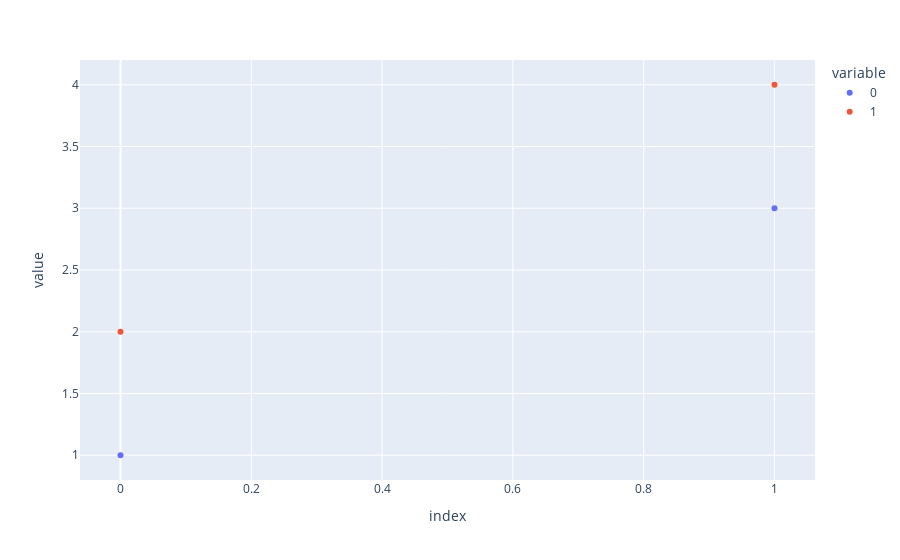

The cell this chart's notebook holds for it:
### Code cell
import plotly.express as px

px.scatter(pd.DataFrame([[1, 2], [3, 4]]))

### Figure 1 — Plotly figure (JSON) as saved in the notebook; plotly's stock layout.template omitted (floating-point values rounded to 4 significant figures)
{"data": [{"hovertemplate": "variable=0<br>index=%{x}<br>value=%{y}<extra></extra>", "legendgroup": "0", "marker": {"color": "#636efa", "symbol": "circle"}, "mode": "markers", "name": "0", "orientation": "v", "showlegend": true, "type": "scatter", "x": [0, 1], "xaxis": "x", "y": [1, 3], "yaxis": "y"}, {"hovertemplate": "variable=1<br>index=%{x}<br>value=%{y}<extra></extra>", "legendgroup": "1", "marker": {"color": "#EF553B", "symbol": "circle"}, "mode": "markers", "name": "1", "orientation": "v", "showlegend": true, "type": "scatter", "x": [0, 1], "xaxis": "x", "y": [2, 4], "yaxis": "y"}], "layout": {"legend": {"title": {"text": "variable"}, "tracegroupgap": 0}, "margin": {"t": 60}, "xaxis": {"anchor": "y", "domain": [0, 1], "title": {"text": "index"}}, "yaxis": {"anchor": "x", "domain": [0, 1], "title": {"text": "value"}}}}
